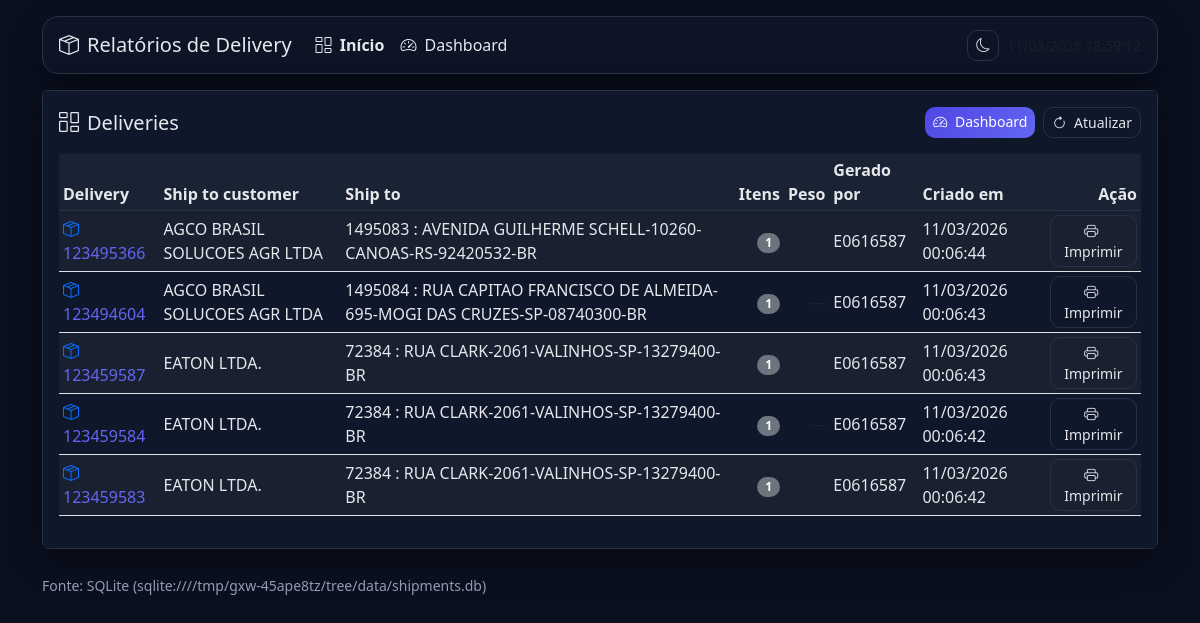
Before: / with the older database file.
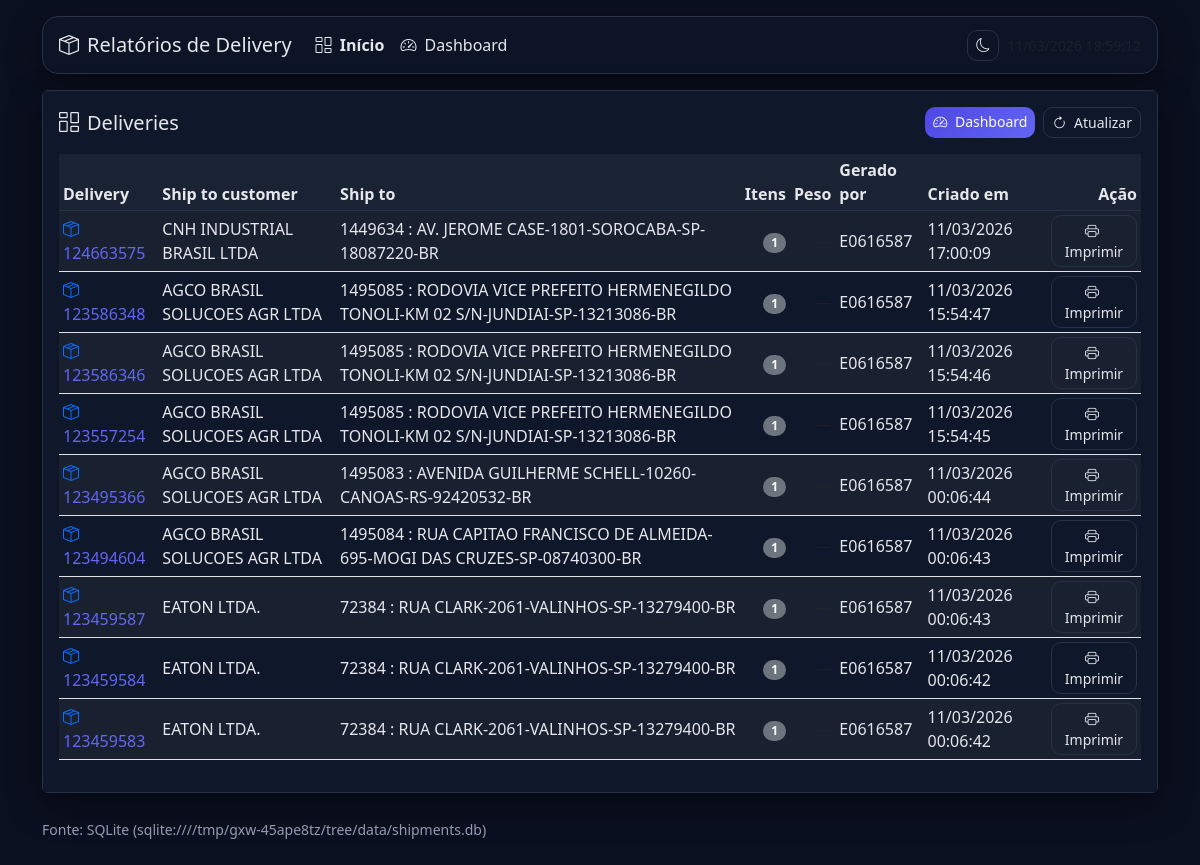
After: the same page with the newer database file.
### app.py (models this page shows)
@mapper_registry.mapped
class Delivery:
    __table__ = deliveries_tbl
    delivery: Mapped[str]
    ship_to_customer: Mapped[Optional[str]]
    ship_to: Mapped[Optional[str]]
    peso: Mapped[Optional[float]]
    created_by: Mapped[Optional[str]]
    created_at: Mapped[Optional[datetime]]

### app.py (the view)
@app.route('/')
def index():
    rows = query_deliveries()
    with Session(engine) as s:
        counts = dict(
            s.execute(
                select(DeliveryItem.delivery, func.count(DeliveryItem.id))
                .group_by(DeliveryItem.delivery)
            ).all()
        )
    return render_template('index.html', deliveries=rows, counts=counts, now=datetime.now(APP_TZ), DB_URL=DB_URL)

### app.py (called while the page is built)
def query_deliveries(filters: Optional[List] = None):
    with Session(engine) as s:
        q = select(
            Delivery.delivery,
            Delivery.ship_to_customer,
            Delivery.ship_to,
            Delivery.peso,
            Delivery.created_by,
            Delivery.created_at
        )
        if filters:
            q = q.where(*filters)
        q = q.order_by(Delivery.created_at.desc().nullslast(), Delivery.delivery.desc())
        rows = s.execute(q).all()
    return rows

### templates/index.html (shortened to what this page needs)
{% extends 'base.html' %}
{% block content %}
<div class="card">
  <div class="card-body">
    <div class="d-flex justify-content-between align-items-center mb-3">
      <h5 class="card-title mb-0"><i class="bi bi-columns-gap me-2"></i>Deliveries</h5>
      <div class="d-flex gap-2">
        <a class="btn btn-sm btn-gradient btn-pill" href="{{ url_for('dashboard') }}"><i class="bi bi-speedometer2 me-1"></i> Dashboard</a>
        <a class="btn btn-sm btn-outline-secondary btn-pill" href="{{ url_for('index') }}"><i class="bi bi-arrow-clockwise me-1"></i> Atualizar</a>
      </div>
    </div>
    {% if deliveries %}
    <div class="table-responsive">
      <table class="table table-sm table-striped align-middle">
        <thead class="table-light">
          <tr>
            <th>Delivery</th>
            <th>Ship to customer</th>
            <th>Ship to</th>
            <th class="text-end">Itens</th>
            <th class="text-end">Peso</th>
            <th>Gerado por</th>
            <th>Criado em</th>
            <th class="text-end">Ação</th>
          </tr>
        </thead>
        <tbody>
        {% for d, ship_to_customer, ship_to, peso, created_by, created_at in deliveries %}
          <tr>
            <td class="mono">
              <a class="text-decoration-none" href="{{ url_for('delivery_view', delivery_id=d) }}">
                <i class="bi bi-box-seam me-1 text-primary"></i>{{ d }}
              </a>
            </td>
            <td>{{ ship_to_customer or '' }}</td>
            <td>{{ ship_to or '' }}</td>
            <td class="text-end"><span class="badge rounded-pill text-bg-secondary">{{ counts.get(d, 0) }}</span></td>
            <td class="text-end">
              {% if peso is not none %} {{ '%.2f'|format(peso) }} {% else %}<span class="text-muted">—</span>{% endif %}
            </td>
            <td>{{ created_by or '' }}</td>
            <td>
              {% if created_at %} {{ created_at.strftime('%d/%m/%Y %H:%M:%S') }} {% else %}<span class="text-muted">—</span>{% endif %}
            </td>
            <td class="text-end">
              <a class="btn btn-sm btn-outline-secondary btn-pill" href="{{ url_for('delivery_print', delivery_id=d) }}"><i class="bi bi-printer me-1"></i> Imprimir</a>
            </td>
          </tr>
        {% endfor %}
        </tbody>
      </table>
    </div>
    {% else %}
      <div class="text-center text-muted py-4"><i class="bi bi-inboxes me-2"></i>Nenhum delivery encontrado.</div>
    {% endif %}
  </div>
</div>
{% endblock %}

### templates/base.html (shortened to what this page needs)
<!doctype html>
<html lang="pt-br" data-theme="dark">
  <head>
    <link href="https://cdn.jsdelivr.net/npm/bootstrap@5.3.2/dist/css/bootstrap.min.css" rel="stylesheet">
    <link href="https://cdn.jsdelivr.net/npm/bootstrap-icons@1.11.3/font/bootstrap-icons.css" rel="stylesheet">
  </head>
  <body>
    <div class="container container-narrow py-3">
      <nav class="navbar navbar-expand-md app-navbar px-3 py-2 mb-3">
        <a class="navbar-brand d-flex align-items-center gap-2" href="{{ url_for('index') }}">
          <span class="bi bi-box-seam"></span>
          <span>Relatórios de Delivery</span>
        </a>
        <div id="topnav" class="collapse navbar-collapse">
          <ul class="navbar-nav me-auto mb-2 mb-md-0">
            <li class="nav-item"><a class="nav-link {% if request.endpoint=='index' %}active{% endif %}" href="{{ url_for('index') }}"><i class="bi bi-columns-gap me-1"></i> Início</a></li>
            <li class="nav-item"><a class="nav-link {% if request.endpoint=='dashboard' %}active{% endif %}" href="{{ url_for('dashboard') }}"><i class="bi bi-speedometer2 me-1"></i> Dashboard</a></li>
          </ul>
          <div class="d-flex align-items-center gap-2">
            <button id="themeToggle" class="btn btn-sm btn-outline-secondary btn-pill" type="button" title="Alternar tema">
              <i class="bi bi-moon" id="iconDark"></i>
            </button>
            <span class="small text-muted d-none d-md-inline">{% if now %}{{ now.strftime('%d/%m/%Y %H:%M:%S') }}{% endif %}</span>
          </div>
        </div>
      </nav>
      {% block content %}{% endblock %}
      <footer class="mt-4 mb-2">
        <small>Fonte: SQLite {% if DB_URL %}({{ DB_URL }}){% endif %}</small>
      </footer>
    </div>
  </body>
</html>

### templates/base.html (style rules this page uses)
:root { --bg: #f7f8fb; --surface: #ffffff; --surface-alt: #f1f2f7; --text: #0f172a; --muted: #6b7280; --border: #d0d4dc; --chart-bg: #ffffff; --brand1: #4f46e5; --brand2: #6366f1; --accent: #22c55e; --shadow: 0 20px 45px rgba(17, 24, 39, .06); --shadow-soft: 0 8px 20px rgba(17, 24, 39, .08); --glass: rgba(255,255,255,0.65); }
[data-theme="dark"] { --bg: #0b1020; --surface: #0f172a; --surface-alt: #1a2334; --text: #e5e7eb; --muted: #96a0b5; --border: #273244; --chart-bg: #0f172a; --glass: rgba(15, 23, 42, .65); --shadow: 0 12px 35px rgba(0, 0, 0, .45); --shadow-soft: 0 8px 22px rgba(0, 0, 0, .30); }
html, body { background: var(--bg) !important; color: var(--text) !important; position: relative; overflow-x: hidden; }
body::before { content: ""; position: fixed; inset: -20% -10% -10% -10%; z-index: -1; background: radial-gradient(60rem 30rem at 10% 0%, rgba(79,70,229,.22), transparent 55%), radial-gradient(50rem 26rem at 90% 5%, rgba(34,197,94,.18), transparent 60%), radial-gradient(40rem 20rem at 50% 100%, rgba(99,102,241,.12), transparent 60%); filter: saturate(110%) blur(0.2px); animation: soft-move 24s ease-in-out infinite alternate; }
[data-theme="dark"] body::before { background: radial-gradient(65rem 32rem at 8% -10%, rgba(79,70,229,.18), transparent 60%), radial-gradient(58rem 28rem at 95% -5%, rgba(34,197,94,.12), transparent 65%), radial-gradient(48rem 24rem at 50% 105%, rgba(99,102,241,.10), transparent 65%); }
.btn-pill { border-radius: 999px !important; }
.card, .card-header, .card-body { background: var(--surface) !important; color: var(--text) !important; }
.table, .table > :not(caption) > * > *, .table-striped > tbody > tr:nth-of-type(odd) > * { background: var(--surface) !important; color: var(--text) !important; }
.table thead th { background: var(--surface-alt) !important; color: var(--text) !important; border-bottom: 1px solid var(--border) !important; }
.mono { color: var(--text) !important; }
html, body { background: var(--bg) !important; color: var(--text) !important; }
.app-navbar { background: var(--glass); backdrop-filter: blur(8px); border: 1px solid var(--border); border-radius: 16px; box-shadow: var(--shadow); }
.navbar-brand, .nav-link { color: var(--text) !important; }
.nav-link.active { font-weight: 700; }
.card { background: var(--surface) !important; color: var(--text) !important; border: 1px solid var(--border) !important; box-shadow: var(--shadow); }
.card-body { background: var(--surface) !important; }
.table { color: var(--text) !important; background: var(--surface) !important; }
.table-striped > tbody > tr:nth-of-type(odd) > * { background: var(--surface-alt) !important; color: var(--text) !important; }
.table > :not(caption) > * > * { background: var(--surface) !important; color: var(--text) !important; }
.badge { color: #fff !important; }
a, .btn-link { color: var(--brand2) !important; }
.btn { border-radius: 10px !important; }
.btn-gradient { background: linear-gradient(135deg, var(--brand1), var(--brand2)) !important; color: #fff !important; border: none !important; }
.btn-outline-secondary { color: var(--text) !important; border-color: var(--border) !important; }
footer small { color: var(--muted) !important; }

Changed rows visible on the page:
added Delivery: delivery "124663575", ship_to_customer "CNH INDUSTRIAL BRASIL LTDA", ship_to "1449634 : AV. JEROME CASE-1801-SOROCABA-SP-18087220-BR", get "1", created_by "E0616587", strftime "11/03/2026 17:00:09"
added Delivery: delivery "123586348", ship_to_customer "AGCO BRASIL SOLUCOES AGR LTDA", ship_to "1495085 : RODOVIA VICE PREFEITO HERMENEGILDO TONOLI-KM 02 S/N-JUNDIAI-SP-13213086-BR", get "1", created_by "E0616587", strftime "11/03/2026 15:54:47"
added Delivery: delivery "123586346", ship_to_customer "AGCO BRASIL SOLUCOES AGR LTDA", ship_to "1495085 : RODOVIA VICE PREFEITO HERMENEGILDO TONOLI-KM 02 S/N-JUNDIAI-SP-13213086-BR", get "1", created_by "E0616587", strftime "11/03/2026 15:54:46"
added Delivery: delivery "123557254", ship_to_customer "AGCO BRASIL SOLUCOES AGR LTDA", ship_to "1495085 : RODOVIA VICE PREFEITO HERMENEGILDO TONOLI-KM 02 S/N-JUNDIAI-SP-13213086-BR", get "1", created_by "E0616587", strftime "11/03/2026 15:54:45"
